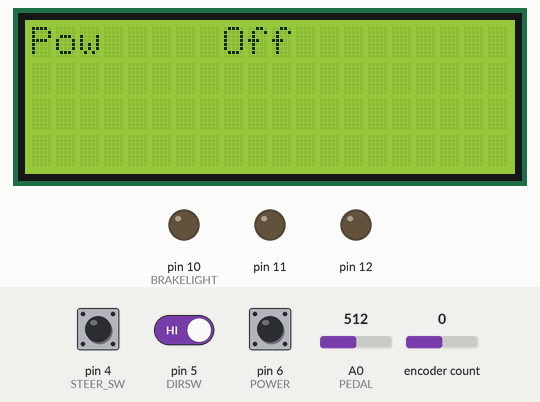
Bench run of a sketch on a simulated Arduino Uno, built with avr-gcc and run on an emulated ATmega328P. Parts: 20×4 character LCD, output pins drawn as LEDs (lit = HIGH). The inputs (shaded band) are chosen by the test bench; at power-on: pin 6 (POWER) HIGH, A0 (PEDAL) = 512, pin 5 (DIRSW) HIGH, pin 4 (STEER_SW) HIGH, encoder count 0.

Above: at 2.2 s.
2.3 s: pin 6 (POWER) pulled LOW for 1 s
At 4.2 s:
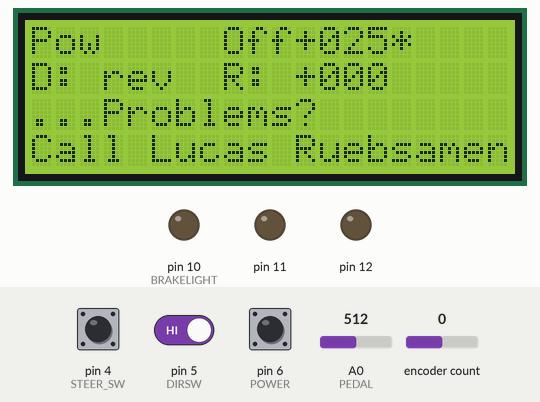
4.8 s: A0 (PEDAL) set to 228
6.3 s: A0 (PEDAL) set to 208
At 6.7 s:
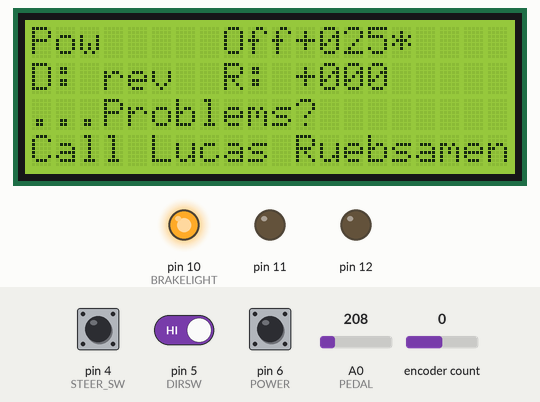
7.8 s: pin 6 (POWER) pulled LOW for 0.15 s
At 8.08 s:
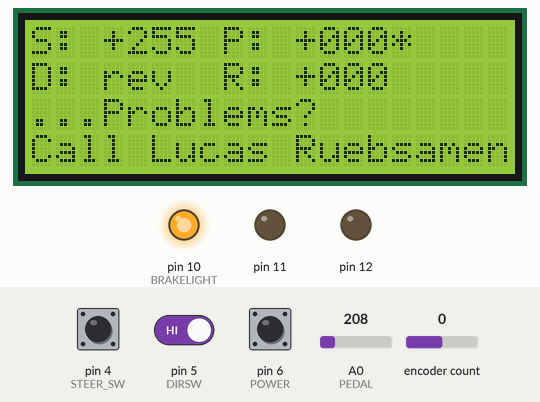
9.7 s: pin 6 (POWER) pulled LOW for 3.2 s
14.4 s: pin 5 (DIRSW) driven LOW and pin 6 (POWER) driven LOW
At 15.5 s:
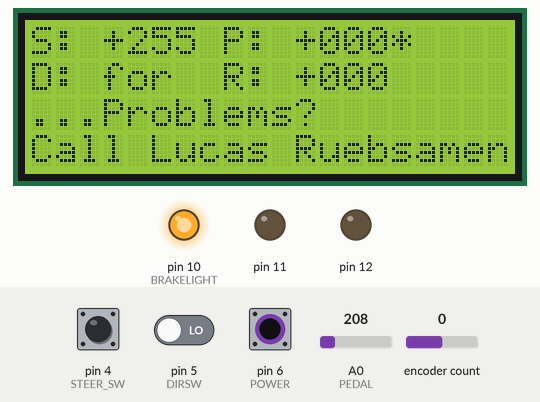
Timing chart, 0 to 17.1 s (numbered marks = the images above; inputs shaded):
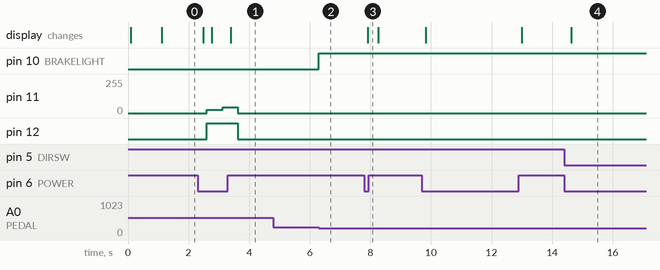

Measured:
- the behaviour switches between 216 and 215 on A0 (PEDAL) (found by bisection; images 1 and 2)
- after the input at 2.3 s, pin 11: 0/255 → 25/255 after 0.30 s, → 45/255 0.53 s later, → 0/255 0.50 s later; pin 12: LOW → HIGH after 0.30 s, → LOW 1.0 s later; the display: first changes after 0.19 s (image 1 shows a later state)
- after the input at 4.8 s, every drawn part: stays the same
- after the input at 6.3 s, pin 10 (BRAKELIGHT): LOW → HIGH at once
- after the input at 7.8 s, the display: changes after 0.12 s (image 3)
- after the input at 14.4 s, the display: changes after 0.24 s (image 4)

The sketch:

GoKart_MD30C.ino
```cpp
/*
 * Author: Lucas Ruebsamen
 * Date: December 28, 2021
 *
 * Version 1.1 - Updated Jan 14, 2022
 * Version 1.4 - Updated Feb 9, 2022
 * Version 3.0 - Updated March 16, 2022
 * Version 3.1 - Updated April 20, 2022
 * Version 4.0 - Updated Feb 11, 2023
 *
 * Changelog:
 * 1.0 - Original Version using Differential Steering
 * 1.1 - Remove reverse ability
 * 1.2 - Interrupt to count wheel rotation sensors (hall effect sensor)
 * 1.3 - Implement PID motor control
 * 1.4 - 500ms Timer2 interrupt to average wheel encoder counts.
 * 3.0 - Move to Cytron Driver board (serial) and steering encoder
 * 3.1 - Brake on Startup (Safety Feature)
 * 3.2 - Soft Acceleration
 * 4.0 - MD30C Motor Driver Support
 *
 *
 * Notes: Differential steering control using two BTS7960 motor drivers
 *        driving two 250W Scooter motors.
 *
 * Differential Steering Library: https://github.com/edumardo/DifferentialSteering
 * LCD Library: https://github.com/mrkaleArduinoLib/LiquidCrystal_I2C
 * PID Lbirary: https://github.com/imax9000/Arduino-PID-Library
 */

// SmartDriveDuo-60 Simplied Serial Mode (115200 baud) DIP SW SETTINGS:
// 11011100

/*
 * Timer0 - used for millis() micros() delay()… and is on pin 5, 6
 * Timer1 - 16bit timer is on pin 9, 10
 * Timer2 - 8bit timer is on pin 3, 11
 *
 */
#include "CytronMotorDriver.h"
#include <Wire.h>
#include <LiquidCrystal_I2C.h>
//#include "QuickPID.h"
//#include <MsTimer2.h>
//#include "DifferentialSteering.h"
#include <Encoder.h>

//#define PIDCONT

// PWM PINS on NANO: 3,5,6,9,10,11
// INTERRUPT PINS ON NANO: 2,3

// STEERING SENSOR (Rotary Encoder)
const uint8_t STEER_A = 7;
const uint8_t STEER_B = 8;
const uint8_t STEER_SW = 4;

//Pedal sensor pin
const uint8_t PEDAL = A0;

//turbo pin
const uint8_t TURBO = 9;

//power switch
const uint8_t POWER = 6;

//direction switch
const uint8_t DIRSW = 5;

//brake light
const uint8_t BRAKELIGHT = 10;

const uint8_t MAXIMUM = 40;

// differential steering
//const int brakeThreshold = 0;
//const int fPivYLimit = 32;  // 0 - 127 (A greater value will assign more of the joystick's range to pivoting) - default 32
//DifferentialSteering DiffSteer;

// instantiate our objects
LiquidCrystal_I2C lcd(0x27,20,4);  // set the LCD address to 0x27 for a 16 chars and 4 line display
Encoder steerEncoder(STEER_A, STEER_B);

// Configure the motor driver.
CytronMD motor(PWM_DIR, 11, 12);  // PWM = Pin 11, DIR = Pin 12.

const unsigned int sampleTime = 256;  // LCD UPDATE INTERVAL
const unsigned int accelTime = 500;   // ACCEL UPDATE INTERVAL
unsigned int MAX_POWER = 255;
unsigned long lastMillis = 0;
unsigned long lastMillisAccel = 0;
volatile uint16_t avgLeft = 0;
volatile uint16_t avgRight = 0;
int pedalPos;
int desiredPedalPos = 0;
bool powerSwitch = false;

// Update Acceleration
void updateAccel()
{
  if (powerSwitch) {
    if (desiredPedalPos < pedalPos) {
      pedalPos = desiredPedalPos;
    } else {
      int diff = ceil( ((float)(desiredPedalPos - pedalPos))*(0.2f) );

      if (pedalPos > 200) {
        diff = 4; // slow down acceleration at top speed.
      }
      pedalPos += diff;
      if (pedalPos > desiredPedalPos) {
        pedalPos = desiredPedalPos;
      }
      // check against max power
      if (pedalPos > MAX_POWER) {
        pedalPos = MAX_POWER;
      }
    }
  } else {
    //power off
    pedalPos = 0;
  }

}

// Run Once - Setup
void setup()
{
  Serial.begin(115200);
  // setup pins for speed sensors
  //pinMode(R_SEN, INPUT);
  //pinMode(L_SEN, INPUT);

  // pin for rotary switch
  pinMode(STEER_SW, INPUT_PULLUP);

  // setup pin for analog accelerator pedal
  pinMode(PEDAL, INPUT);
  pinMode(TURBO, INPUT_PULLUP);

  // setup pin for Power Switch
  pinMode(POWER, INPUT_PULLUP);

  pinMode(DIRSW, INPUT_PULLUP);
  pinMode(BRAKELIGHT, OUTPUT);

  // set initial speed to 0 for motor driver
  motor.setSpeed(0);
  pedalPos = 0;
  desiredPedalPos = 0;

  lcd.init();   // initialize the lcd
  lcd.backlight();
  lcd.clear();
  lcd.print("GoKart v4.0");
  lcd.setCursor(0,1);
  lcd.print("Lucas Ruebsamen");
  delay(1000);
  lcd.clear();
  //DiffSteer.begin(fPivYLimit);
}

long positionSteering = -999;
long lastPosition = 0;
bool turboMode = true;

uint8_t direction = 0;  // current direction -- 0 is forward, 1 is reverse
uint8_t dirSwitch = 0;  // direction switch

// 0 = 0v to 1023 = 5v
// we need 0 - 127
void loop()
{
  char sVal[5];

  // read steering encoder
  positionSteering = steerEncoder.read();

  if (positionSteering > lastPosition) {
    MAX_POWER++;
    lastPosition = positionSteering;
    if (MAX_POWER >= MAXIMUM  ) {
      MAX_POWER = MAXIMUM;
    }

  } else if (positionSteering < lastPosition) {
    MAX_POWER--;
    lastPosition = positionSteering;
    if (MAX_POWER <= 7) {
      MAX_POWER = 7;
    }
  }

  // reset encoder on button push
  if(digitalRead(STEER_SW) == LOW) {
    steerEncoder.write(0);
    MAX_POWER = 32;
  }

  // read accelerator pedal (185 - 855)
  // Note: Cytron Driver - PWM mode takes speed input (0 - 255)
  desiredPedalPos = analogRead(PEDAL);
  desiredPedalPos = map(desiredPedalPos, 187, 850, 0, 255);

  // brake enabled
  if (desiredPedalPos <= 10) {
    desiredPedalPos = 0;
    digitalWrite(BRAKELIGHT, HIGH);
    direction = dirSwitch;
  } else {
    digitalWrite(BRAKELIGHT, LOW);
  }

  // clamp to max
  if (desiredPedalPos >= 255) {
    desiredPedalPos = 255;
  }

  //read dir switch
  if (digitalRead(DIRSW) == LOW) {
    dirSwitch = 1;  // forward

  } else {
    dirSwitch = 0; // reverse
  }

  // read turbo switch
 /*
  if (digitalRead(TURBO) == LOW) {
    turboMode = true;
    MAX_POWER = 255;
  } else {
    //desiredPedalPos = floor(desiredPedalPos * 0.65);
    turboMode = false;
  }
*/
  if (digitalRead(POWER) == LOW) {
    powerSwitch = true;
  } else {
    powerSwitch = false;
  }

  // if we want to go slower, immediately reduce speed
  if (desiredPedalPos < pedalPos) {
    pedalPos = desiredPedalPos;
  }

  // take pedal position and steering position and compute motor output
  if (direction == 1) {
    motor.setSpeed(pedalPos);
  } else {
    motor.setSpeed(-pedalPos);
  }

  // HANDLE ACCELERATION UPDATES HERE
  if (millis() - lastMillisAccel >= accelTime) {
    updateAccel();
    lastMillisAccel = millis();
  }

  // HANDLE LCD UPDATES HERE
  if (millis() - lastMillis >= sampleTime) {
    // 500ms has elapsed since last lcd update, time to update again
    lcd.setCursor(0,0); // col 0, row 0
    if (powerSwitch) {
      lcd.print("S: ");
      sprintf(sVal, "%+04d", (int)MAX_POWER);
      lcd.printstr(sVal);

      lcd.setCursor(8,0); // col 0, row 1
      lcd.print("P: ");

      if (turboMode == true) {
        sprintf(sVal,"%+04d*", (int)pedalPos);
      }else {
        sprintf(sVal,"%+04d ", (int)pedalPos);
      }
      lcd.printstr(sVal);

      lcd.setCursor(0,1); // col 0, row 1
      lcd.print("D: ");
      //lcd.print(xValue);
      //sprintf(sVal,"%+04d", (int)avgLeft);
      if (direction == 1) {
        sprintf(sVal,"for");
      } else {
        sprintf(sVal, "rev");
      }

      lcd.printstr(sVal);

      lcd.setCursor(8,1);   // col 8, row 1
      lcd.print("R: ");
      sprintf(sVal,"%+04d", (int)avgRight);
      lcd.printstr(sVal);
      lcd.setCursor(0,2);
      lcd.print("...Problems?");
      lcd.setCursor(0,3);
      lcd.print("Call Lucas Ruebsamen");
    } else {
      lcd.print("Pow     Off");
    }
    lastMillis = millis();
  }
}
```

CytronMotorDriver.cpp
```cpp
#include "CytronMotorDriver.h"

CytronMD::CytronMD(MODE mode, uint8_t pin1, uint8_t pin2)
{
  _mode = mode;
  _pin1 = pin1;
  _pin2 = pin2;

  pinMode(_pin1, OUTPUT);
  pinMode(_pin2, OUTPUT);

  digitalWrite(_pin1, LOW);
  digitalWrite(_pin2, LOW);
}

void CytronMD::setSpeed(int16_t speed)
{
  // Make sure the speed is within the limit.
  if (speed > 255) {
    speed = 255;
  } else if (speed < -255) {
    speed = -255;
  }

  // Set the speed and direction.
  switch (_mode) {
    case PWM_DIR:
      if (speed >= 0) {
        analogWrite(_pin1, speed);
        digitalWrite(_pin2, LOW);
      } else {
        analogWrite(_pin1, -speed);
        digitalWrite(_pin2, HIGH);
      }
      break;

    case PWM_PWM:
      if (speed >= 0) {
        analogWrite(_pin1, speed);
        analogWrite(_pin2, 0);
      } else {
        analogWrite(_pin1, 0);
        analogWrite(_pin2, -speed);
      }
      break;
  }
}
```

CytronMotorDriver.h
```cpp
#ifndef CYTRON_MOTOR_DRIVER_H
#define CYTRON_MOTOR_DRIVER_H

#include <Arduino.h>
#include <stdint.h>


enum MODE {
  PWM_DIR,
  PWM_PWM,
};


class CytronMD
{
  public:
    CytronMD(MODE mode, uint8_t pin1, uint8_t pin2);
    void setSpeed(int16_t speed);

  protected:
    MODE _mode;
  	uint8_t _pin1;
    uint8_t _pin2;
};


/* class CytronMD10C : public CytronMD
{
  public:
    CytronMD10C(uint8_t pwmPin, uint8_t dirPin) : CytronMD(PWM_DIR, pwmPin, dirPin) {};
};


class CytronMD13S : public CytronMD
{
  public:
    CytronMD13S(uint8_t pwmPin, uint8_t dirPin) : CytronMD(PWM_DIR, pwmPin, dirPin) {};
}; */

#endif
```
